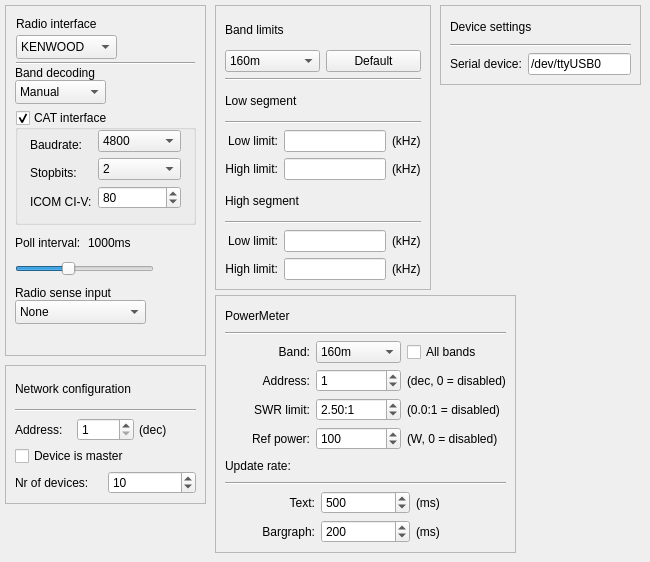
      <widget class="QWidget" name="tabopenASC">
       <attribute name="title">
        <string>openASC</string>
       </attribute>
       <widget class="QFrame" name="frameRadioInterface">
        <property name="geometry">
         <rect>
          <x>5</x>
          <y>5</y>
          <width>201</width>
          <height>351</height>
         </rect>
        </property>
        <property name="frameShape">
         <enum>QFrame::StyledPanel</enum>
        </property>
        <property name="frameShadow">
         <enum>QFrame::Raised</enum>
        </property>
        <widget class="QLabel" name="labelRadioInterface">
         <property name="geometry">
          <rect>
           <x>11</x>
           <y>11</y>
           <width>85</width>
           <height>16</height>
          </rect>
         </property>
         <property name="text">
          <string>Radio interface</string>
         </property>
        </widget>
        <widget class="QComboBox" name="comboBoxRadioType">
         <property name="geometry">
          <rect>
           <x>11</x>
           <y>30</y>
           <width>101</width>
           <height>24</height>
          </rect>
         </property>
         <item>
          <property name="text">
           <string>KENWOOD</string>
          </property>
         </item>
         <item>
          <property name="text">
           <string>ICOM</string>
          </property>
         </item>
         <item>
          <property name="text">
           <string>FT-1000D</string>
          </property>
         </item>
         <item>
          <property name="text">
           <string>FT-1000MP</string>
          </property>
         </item>
         <item>
          <property name="text">
           <string>FT-1000MKV</string>
          </property>
         </item>
         <item>
          <property name="text">
           <string>FT-2000</string>
          </property>
         </item>
        </widget>
        <widget class="Line" name="line">
         <property name="geometry">
          <rect>
           <x>11</x>
           <y>50</y>
           <width>179</width>
           <height>16</height>
          </rect>
         </property>
         <property name="lineWidth">
          <number>1</number>
         </property>
         <property name="orientation">
          <enum>Qt::Horizontal</enum>
         </property>
        </widget>
        <widget class="QComboBox" name="comboBoxRadioMode">
         <property name="geometry">
          <rect>
           <x>10</x>
           <y>75</y>
           <width>91</width>
           <height>24</height>
          </rect>
         </property>
         <item>
          <property name="text">
           <string>Manual</string>
          </property>
         </item>
         <item>
          <property name="text">
           <string>CAT-poll</string>
          </property>
         </item>
         <item>
          <property name="text">
           <string>CAT-mon</string>
          </property>
         </item>
         <item>
          <property name="text">
           <string>BCD</string>
          </property>
         </item>
        </widget>
        <widget class="QLabel" name="labelBandDecoding">
         <property name="geometry">
          <rect>
           <x>10</x>
           <y>60</y>
           <width>106</width>
           <height>16</height>
          </rect>
         </property>
         <property name="text">
          <string>Band decoding</string>
         </property>
        </widget>
        <widget class="QGroupBox" name="groupBoxCAT">
         <property name="geometry">
          <rect>
           <x>10</x>
           <y>105</y>
           <width>181</width>
           <height>115</height>
          </rect>
         </property>
         <property name="title">
          <string>CAT interface</string>
         </property>
         <property name="checkable">
          <bool>true</bool>
         </property>
         <widget class="QWidget" name="layoutWidget_3">
          <property name="geometry">
           <rect>
            <x>15</x>
            <y>20</y>
            <width>151</width>
            <height>89</height>
           </rect>
          </property>
          <layout class="QFormLayout" name="formLayout">
           <property name="fieldGrowthPolicy">
            <enum>QFormLayout::AllNonFixedFieldsGrow</enum>
           </property>
           <item row="0" column="0">
            <widget class="QLabel" name="labelRadioInterfaceBaudrate">
             <property name="text">
              <string>Baudrate:</string>
             </property>
             <property name="alignment">
              <set>Qt::AlignBottom|Qt::AlignLeading|Qt::AlignLeft</set>
             </property>
            </widget>
           </item>
           <item row="0" column="1">
            <widget class="QComboBox" name="comboBoxRadioBaudRate">
             <property name="enabled">
              <bool>true</bool>
             </property>
             <property name="currentIndex">
              <number>2</number>
             </property>
             <item>
              <property name="text">
               <string>1200</string>
              </property>
             </item>
             <item>
              <property name="text">
               <string>2400</string>
              </property>
             </item>
             <item>
              <property name="text">
               <string>4800</string>
              </property>
             </item>
             <item>
              <property name="text">
               <string>9600</string>
              </property>
             </item>
             <item>
              <property name="text">
               <string>14400</string>
              </property>
             </item>
             <item>
              <property name="text">
               <string>19200</string>
              </property>
             </item>
             <item>
              <property name="text">
               <string>28800</string>
              </property>
             </item>
             <item>
              <property name="text">
               <string>38400</string>
              </property>
             </item>
             <item>
              <property name="text">
               <string>57600</string>
              </property>
             </item>
             <item>
              <property name="text">
               <string>76800</string>
              </property>
             </item>
             <item>
              <property name="text">
               <string>115200</string>
              </property>
             </item>
            </widget>
           </item>
           <item row="1" column="0">
            <widget class="QLabel" name="labelRadioInterfaceStopbits">
             <property name="text">
              <string>Stopbits:</string>
             </property>
             <property name="alignment">
              <set>Qt::AlignBottom|Qt::AlignLeading|Qt::AlignLeft</set>
             </property>
            </widget>
           </item>
           <item row="1" column="1">
            <widget class="QComboBox" name="comboBoxRadioStopbits">
             <property name="enabled">
              <bool>true</bool>
             </property>
             <property name="currentIndex">
              <number>1</number>
             </property>
             <item>
              <property name="text">
               <string>1</string>
              </property>
             </item>
             <item>
              <property name="text">
               <string>2</string>
              </property>
             </item>
            </widget>
           </item>
           <item row="2" column="0">
            <widget class="QLabel" name="labelRadioInterfaceCIV">
             <property name="enabled">
              <bool>true</bool>
             </property>
             <property name="text">
              <string>ICOM CI-V:</string>
             </property>
             <property name="alignment">
              <set>Qt::AlignBottom|Qt::AlignLeading|Qt::AlignLeft</set>
             </property>
            </widget>
           </item>
           <item row="2" column="1">
            <widget class="QSpinBox" name="spinBoxCIVAddress">
             <property name="enabled">
              <bool>true</bool>
             </property>
             <property name="minimum">
              <number>1</number>
             </property>
             <property name="maximum">
              <number>255</number>
             </property>
             <property name="value">
              <number>80</number>
             </property>
            </widget>
           </item>
          </layout>
         </widget>
        </widget>
        <widget class="QLabel" name="label_2">
         <property name="geometry">
          <rect>
           <x>10</x>
           <y>280</y>
           <width>111</width>
           <height>16</height>
          </rect>
         </property>
         <property name="text">
          <string>Radio sense input</string>
         </property>
        </widget>
        <widget class="QComboBox" name="comboBoxRadioSenseInput">
         <property name="geometry">
          <rect>
           <x>10</x>
           <y>295</y>
           <width>131</width>
           <height>24</height>
          </rect>
         </property>
         <item>
          <property name="text">
           <string>None</string>
          </property>
         </item>
         <item>
          <property name="text">
           <string>Radio connector</string>
          </property>
         </item>
         <item>
          <property name="text">
           <string>Sense RCA</string>
          </property>
         </item>
        </widget>
        <widget class="QWidget" name="layoutWidget_5">
         <property name="geometry">
          <rect>
           <x>10</x>
           <y>225</y>
           <width>139</width>
           <height>46</height>
          </rect>
         </property>
         <layout class="QVBoxLayout" name="verticalLayoutPollInterval">
          <item>
           <layout class="QHBoxLayout" name="horizontalLayoutPoll">
            <item>
             <widget class="QLabel" name="labelRadioInterfacePollInterval">
              <property name="text">
               <string>Poll interval:</string>
              </property>
             </widget>
            </item>
            <item>
             <widget class="QLabel" name="labelRadioInterfacePoll">
              <property name="text">
               <string>1000ms</string>
              </property>
             </widget>
            </item>
           </layout>
          </item>
          <item>
           <widget class="QSlider" name="sliderPollInterval">
            <property name="enabled">
             <bool>true</bool>
            </property>
            <property name="minimum">
             <number>10</number>
            </property>
            <property name="maximum">
             <number>255</number>
            </property>
            <property name="singleStep">
             <number>10</number>
            </property>
            <property name="pageStep">
             <number>10</number>
            </property>
            <property name="value">
             <number>100</number>
            </property>
            <property name="sliderPosition">
             <number>100</number>
            </property>
            <property name="orientation">
             <enum>Qt::Horizontal</enum>
            </property>
           </widget>
          </item>
         </layout>
        </widget>
       </widget>
       <widget class="QFrame" name="frameNetworkConfiguration">
        <property name="geometry">
         <rect>
          <x>5</x>
          <y>365</y>
          <width>201</width>
          <height>139</height>
         </rect>
        </property>
        <property name="frameShape">
         <enum>QFrame::StyledPanel</enum>
        </property>
        <property name="frameShadow">
         <enum>QFrame::Raised</enum>
        </property>
        <layout class="QVBoxLayout" name="verticalLayout_7">
         <item>
          <widget class="QLabel" name="labelNetworkConfiguration">
           <property name="text">
            <string>Network configuration</string>
           </property>
          </widget>
         </item>
         <item>
          <widget class="Line" name="line_2">
           <property name="lineWidth">
            <number>1</number>
           </property>
           <property name="orientation">
            <enum>Qt::Horizontal</enum>
           </property>
          </widget>
         </item>
         <item>
          <layout class="QVBoxLayout" name="verticalLayout">
           <property name="spacing">
            <number>5</number>
           </property>
           <item>
            <layout class="QHBoxLayout" name="horizontalLayoutNetwork2">
             <item>
              <widget class="QLabel" name="labelNetworkAddress">
               <property name="text">
                <string>Address:</string>
               </property>
              </widget>
             </item>
             <item>
              <widget class="QSpinBox" name="spinBoxNetworkAddress">
               <property name="minimum">
                <number>1</number>
               </property>
               <property name="maximum">
                <number>255</number>
               </property>
               <property name="value">
                <number>1</number>
               </property>
              </widget>
             </item>
             <item>
              <widget class="QLabel" name="labelNetworkAddressDec">
               <property name="text">
                <string>(dec)</string>
               </property>
              </widget>
             </item>
            </layout>
           </item>
           <item>
            <widget class="QCheckBox" name="checkBoxNetworkIsMaster">
             <property name="text">
              <string>Device is master</string>
             </property>
            </widget>
           </item>
           <item>
            <layout class="QHBoxLayout" name="horizontalLayoutNetwork">
             <item>
              <widget class="QLabel" name="labelNetworkNrOfDevices">
               <property name="text">
                <string>Nr of devices:</string>
               </property>
              </widget>
             </item>
             <item>
              <widget class="QSpinBox" name="spinBoxNetworkNrOfDevices">
               <property name="minimum">
                <number>1</number>
               </property>
               <property name="maximum">
                <number>255</number>
               </property>
               <property name="value">
                <number>10</number>
               </property>
              </widget>
             </item>
            </layout>
           </item>
          </layout>
         </item>
        </layout>
       </widget>
       <widget class="QFrame" name="frameDeviceConfiguration">
        <property name="geometry">
         <rect>
          <x>440</x>
          <y>5</y>
          <width>201</width>
          <height>80</height>
         </rect>
        </property>
        <property name="frameShape">
         <enum>QFrame::StyledPanel</enum>
        </property>
        <property name="frameShadow">
         <enum>QFrame::Raised</enum>
        </property>
        <layout class="QVBoxLayout" name="verticalLayout_9">
         <item>
          <widget class="QLabel" name="labelDeviceConfiguration">
           <property name="text">
            <string>Device settings</string>
           </property>
          </widget>
         </item>
         <item>
          <widget class="Line" name="line_3">
           <property name="lineWidth">
            <number>1</number>
           </property>
           <property name="orientation">
            <enum>Qt::Horizontal</enum>
           </property>
          </widget>
         </item>
         <item>
          <layout class="QHBoxLayout" name="horizontalLayout_4">
           <item>
            <widget class="QLabel" name="labelSerialPort">
             <property name="text">
              <string>Serial device:</string>
             </property>
            </widget>
           </item>
           <item>
            <widget class="QLineEdit" name="lineEditDevicePort">
             <property name="text">
              <string>/dev/ttyUSB0</string>
             </property>
            </widget>
           </item>
          </layout>
         </item>
        </layout>
       </widget>
       <widget class="QFrame" name="frameBandLimits">
        <property name="geometry">
         <rect>
          <x>215</x>
          <y>5</y>
          <width>216</width>
          <height>285</height>
         </rect>
        </property>
        <property name="frameShape">
         <enum>QFrame::StyledPanel</enum>
        </property>
        <property name="frameShadow">
         <enum>QFrame::Raised</enum>
        </property>
        <layout class="QVBoxLayout" name="verticalLayout_8">
         <item>
          <widget class="QLabel" name="labelBandLimits">
           <property name="text">
            <string>Band limits</string>
           </property>
          </widget>
         </item>
         <item>
          <layout class="QHBoxLayout" name="horizontalLayout_5">
           <item>
            <widget class="QComboBox" name="comboBoxBandLimitBand">
             <item>
              <property name="text">
               <string>160m</string>
              </property>
             </item>
             <item>
              <property name="text">
               <string>80m</string>
              </property>
             </item>
             <item>
              <property name="text">
               <string>40m</string>
              </property>
             </item>
             <item>
              <property name="text">
               <string>30m</string>
              </property>
             </item>
             <item>
              <property name="text">
               <string>20m</string>
              </property>
             </item>
             <item>
              <property name="text">
               <string>17m</string>
              </property>
             </item>
             <item>
              <property name="text">
               <string>15m</string>
              </property>
             </item>
             <item>
              <property name="text">
               <string>12m</string>
              </property>
             </item>
             <item>
              <property name="text">
               <string>10m</string>
              </property>
             </item>
            </widget>
           </item>
           <item>
            <widget class="QPushButton" name="pushButtonDefaultBandLimits">
             <property name="text">
              <string>Default</string>
             </property>
            </widget>
           </item>
          </layout>
         </item>
         <item>
          <widget class="Line" name="line_4">
           <property name="lineWidth">
            <number>1</number>
           </property>
           <property name="orientation">
            <enum>Qt::Horizontal</enum>
           </property>
          </widget>
         </item>
         <item>
          <widget class="QLabel" name="labelBandLimitLowSegment">
           <property name="text">
            <string>Low segment</string>
           </property>
          </widget>
         </item>
         <item>
          <widget class="Line" name="line_6">
           <property name="lineWidth">
            <number>1</number>
           </property>
           <property name="orientation">
            <enum>Qt::Horizontal</enum>
           </property>
          </widget>
         </item>
         <item>
          <layout class="QGridLayout" name="gridLayout_4">
           <item row="0" column="0">
            <widget class="QLabel" name="labelBandLimitLowSegLowLimit">
             <property name="text">
              <string>Low limit:</string>
             </property>
             <property name="alignment">
              <set>Qt::AlignRight|Qt::AlignTrailing|Qt::AlignVCenter</set>
             </property>
            </widget>
           </item>
           <item row="0" column="1">
            <widget class="QLineEdit" name="lineEditBandLimitLowSegLowLimit"/>
           </item>
           <item row="0" column="2">
            <widget class="QLabel" name="labelBandLimitLowSegLowLimitkHz">
             <property name="text">
              <string>(kHz)</string>
             </property>
            </widget>
           </item>
           <item row="1" column="0">
            <widget class="QLabel" name="labelBandLimitLowSegHighLimit">
             <property name="text">
              <string>High limit:</string>
             </property>
             <property name="alignment">
              <set>Qt::AlignRight|Qt::AlignTrailing|Qt::AlignVCenter</set>
             </property>
            </widget>
           </item>
           <item row="1" column="1">
            <widget class="QLineEdit" name="lineEditBandLimitLowSegHighLimit"/>
           </item>
           <item row="1" column="2">
            <widget class="QLabel" name="labelBandLimitLowSegHighLimitkHz">
             <property name="text">
              <string>(kHz)</string>
             </property>
            </widget>
           </item>
          </layout>
         </item>
         <item>
          <widget class="QLabel" name="labelBandLimitHighSegment">
           <property name="text">
            <string>High segment</string>
           </property>
          </widget>
         </item>
         <item>
          <widget class="Line" name="line_5">
           <property name="lineWidth">
            <number>1</number>
           </property>
           <property name="orientation">
            <enum>Qt::Horizontal</enum>
           </property>
          </widget>
         </item>
         <item>
          <layout class="QGridLayout" name="gridLayout_3">
           <item row="0" column="0">
            <widget class="QLabel" name="labelBandLimitHighSegLowLimit">
             <property name="text">
              <string>Low limit:</string>
             </property>
             <property name="alignment">
              <set>Qt::AlignRight|Qt::AlignTrailing|Qt::AlignVCenter</set>
             </property>
            </widget>
           </item>
           <item row="0" column="1">
            <widget class="QLineEdit" name="lineEditBandLimitHighSegLowLimit"/>
           </item>
           <item row="0" column="2">
            <widget class="QLabel" name="labelBandLimitHighSegLowLimitkHz">
             <property name="text">
              <string>(kHz)</string>
             </property>
            </widget>
           </item>
           <item row="1" column="0">
            <widget class="QLabel" name="labelBandLimitHighSegHighLimit">
             <property name="text">
              <string>High limit:</string>
             </property>
             <property name="alignment">
              <set>Qt::AlignRight|Qt::AlignTrailing|Qt::AlignVCenter</set>
             </property>
            </widget>
           </item>
           <item row="1" column="1">
            <widget class="QLineEdit" name="lineEditBandLimitHighSegHighLimit"/>
           </item>
           <item row="1" column="2">
            <widget class="QLabel" name="labelBandLimitHighSegHighLimitkHz">
             <property name="text">
              <string>(kHz)</string>
             </property>
            </widget>
           </item>
          </layout>
         </item>
        </layout>
       </widget>
       <widget class="QFrame" name="framePowerMeter">
        <property name="geometry">
         <rect>
          <x>215</x>
          <y>295</y>
          <width>301</width>
          <height>258</height>
         </rect>
        </property>
        <property name="frameShape">
         <enum>QFrame::StyledPanel</enum>
        </property>
        <property name="frameShadow">
         <enum>QFrame::Raised</enum>
        </property>
        <layout class="QVBoxLayout" name="verticalLayout_2">
         <item>
          <widget class="QLabel" name="labelPowerMeter">
           <property name="text">
            <string>PowerMeter</string>
           </property>
          </widget>
         </item>
         <item>
          <widget class="Line" name="line_8">
           <property name="lineWidth">
            <number>1</number>
           </property>
           <property name="orientation">
            <enum>Qt::Horizontal</enum>
           </property>
          </widget>
         </item>
         <item>
          <layout class="QGridLayout" name="gridLayout_12">
           <item row="0" column="0">
            <widget class="QLabel" name="labelPowerMeterBand">
             <property name="text">
              <string>Band:</string>
             </property>
             <property name="alignment">
              <set>Qt::AlignRight|Qt::AlignTrailing|Qt::AlignVCenter</set>
             </property>
            </widget>
           </item>
           <item row="0" column="1">
            <widget class="QComboBox" name="comboBoxPowerMeterBand">
             <item>
              <property name="text">
               <string>160m</string>
              </property>
             </item>
             <item>
              <property name="text">
               <string>80m</string>
              </property>
             </item>
             <item>
              <property name="text">
               <string>40m</string>
              </property>
             </item>
             <item>
              <property name="text">
               <string>30m</string>
              </property>
             </item>
             <item>
              <property name="text">
               <string>20m</string>
              </property>
             </item>
             <item>
              <property name="text">
               <string>17m</string>
              </property>
             </item>
             <item>
              <property name="text">
               <string>15m</string>
              </property>
             </item>
             <item>
              <property name="text">
               <string>12m</string>
              </property>
             </item>
             <item>
              <property name="text">
               <string>10m</string>
              </property>
             </item>
            </widget>
           </item>
           <item row="0" column="2">
            <widget class="QCheckBox" name="checkBoxPowerMeterAllBands">
             <property name="text">
              <string>All bands</string>
             </property>
            </widget>
           </item>
           <item row="1" column="0">
            <widget class="QLabel" name="labelPowerMeterAddress">
             <property name="text">
              <string>Address:</string>
             </property>
             <property name="alignment">
              <set>Qt::AlignRight|Qt::AlignTrailing|Qt::AlignVCenter</set>
             </property>
            </widget>
           </item>
           <item row="1" column="1">
            <widget class="QSpinBox" name="spinBoxPowerMeterAddress">
             <property name="minimum">
              <number>0</number>
             </property>
             <property name="maximum">
              <number>255</number>
             </property>
             <property name="value">
              <number>1</number>
             </property>
            </widget>
           </item>
           <item row="1" column="2">
            <widget class="QLabel" name="labelPowerMeterAddressDec">
             <property name="text">
              <string>(dec, 0 = disabled)</string>
             </property>
            </widget>
           </item>
           <item row="2" column="0">
            <widget class="QLabel" name="labelPowerMeterSWR">
             <property name="text">
              <string>SWR limit:</string>
             </property>
             <property name="alignment">
              <set>Qt::AlignRight|Qt::AlignTrailing|Qt::AlignVCenter</set>
             </property>
            </widget>
           </item>
           <item row="2" column="1">
            <widget class="QDoubleSpinBox" name="doubleSpinBoxPowerMeterSWR">
             <property name="suffix">
              <string>:1</string>
             </property>
             <property name="minimum">
              <double>0.000000000000000</double>
             </property>
             <property name="maximum">
              <double>10.000000000000000</double>
             </property>
             <property name="value">
              <double>2.500000000000000</double>
             </property>
            </widget>
           </item>
           <item row="2" column="2">
            <widget class="QLabel" name="labelPowerMeterSWRLimit">
             <property name="text">
              <string>(0.0:1 = disabled)</string>
             </property>
            </widget>
           </item>
           <item row="3" column="0">
            <widget class="QLabel" name="labelPowerMeterRefPower">
             <property name="text">
              <string>Ref power:</string>
             </property>
             <property name="alignment">
              <set>Qt::AlignRight|Qt::AlignTrailing|Qt::AlignVCenter</set>
             </property>
            </widget>
           </item>
           <item row="3" column="1">
            <widget class="QSpinBox" name="spinBoxPowerMeterRefPower">
             <property name="minimum">
              <number>0</number>
             </property>
             <property name="maximum">
              <number>32000</number>
             </property>
             <property name="singleStep">
              <number>10</number>
             </property>
             <property name="value">
              <number>100</number>
             </property>
            </widget>
           </item>
           <item row="3" column="2">
            <widget class="QLabel" name="labelPowerMeterRefPowerWatts">
             <property name="text">
              <string>(W, 0 = disabled)</string>
             </property>
            </widget>
           </item>
          </layout>
         </item>
         <item>
          <widget class="QLabel" name="labelPowerMeterAddress_2">
           <property name="text">
            <string>Update rate:</string>
           </property>
           <property name="alignment">
            <set>Qt::AlignLeading|Qt::AlignLeft|Qt::AlignVCenter</set>
           </property>
          </widget>
         </item>
         <item>
          <widget class="Line" name="line_10">
           <property name="lineWidth">
            <number>1</number>
           </property>
           <property name="orientation">
            <enum>Qt::Horizontal</enum>
           </property>
          </widget>
         </item>
         <item>
          <layout class="QGridLayout" name="gridLayout_14">
           <item row="0" column="0">
            <widget class="QLabel" name="labelPowerMeterUpdateRateText">
             <property name="text">
              <string>Text:</string>
             </property>
             <property name="alignment">
              <set>Qt::AlignRight|Qt::AlignTrailing|Qt::AlignVCenter</set>
             </property>
            </widget>
           </item>
           <item row="0" column="1">
            <widget class="QSpinBox" name="spinBoxPowerMeterUpdateRateText">
             <property name="minimum">
              <number>0</number>
             </property>
             <property name="maximum">
              <number>5000</number>
             </property>
             <property name="singleStep">
              <number>100</number>
             </property>
             <property name="value">
              <number>500</number>
             </property>
            </widget>
           </item>
           <item row="0" column="2">
            <widget class="QLabel" name="labelPowerMeterUpdateRateTextDec">
             <property name="text">
              <string>(ms)</string>
             </property>
            </widget>
           </item>
           <item row="1" column="0">
            <widget class="QLabel" name="labelPowerMeterUpdateRateBargraph">
             <property name="text">
              <string>Bargraph:</string>
             </property>
             <property name="alignment">
              <set>Qt::AlignRight|Qt::AlignTrailing|Qt::AlignVCenter</set>
             </property>
            </widget>
           </item>
           <item row="1" column="1">
            <widget class="QSpinBox" name="spinBoxPowerMeterUpdateRateBargraph">
             <property name="minimum">
              <number>0</number>
             </property>
             <property name="maximum">
              <number>5000</number>
             </property>
             <property name="singleStep">
              <number>100</number>
             </property>
             <property name="value">
              <number>200</number>
             </property>
            </widget>
           </item>
           <item row="1" column="2">
            <widget class="QLabel" name="labelPowerMeterUpdateRateBargraphDec">
             <property name="text">
              <string>(ms)</string>
             </property>
            </widget>
           </item>
          </layout>
         </item>
        </layout>
       </widget>
      </widget>
